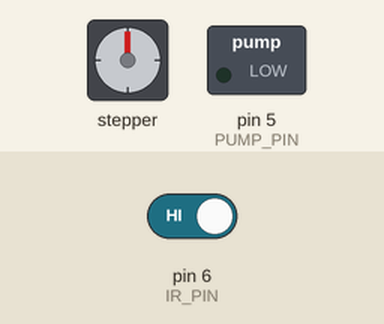
A sketch run on a simulated Arduino Uno, built with avr-gcc and run on an emulated ATmega328P. On the bench: stepper motor, switched loads named in the sketch (green lamp = pin HIGH). Wiring (inferred from the names in the program): stepper motor driver (200 steps per turn assumed): step pin 8; direction pin 9. Inputs (shaded band) come from the test bench; at power-on: pin 6 (IR_PIN) HIGH. Pins used as bus, display or sensor lines are not drawn.

Above: at 1.2 s.
1.3 s: pin 6 (IR_PIN) driven LOW
At 7.5 s:
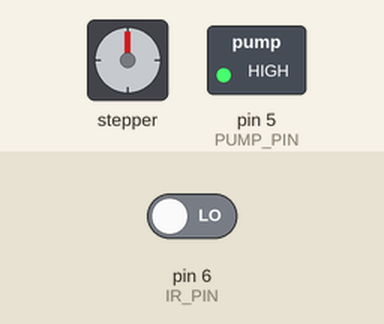
Timing chart, 0 to 9.0 s (numbered marks = the images above; inputs shaded):
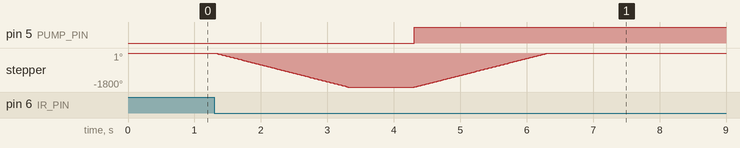

The sketch:

assembly.ino
```cpp
// Define stepper motor pins
#define IR_PIN 6
#define STEP_PIN 8
#define DIR_PIN 9

// Define air pump pin
#define PUMP_PIN 5

// Function to move a stepper motor
void moveStepper(int stepPin, int dirPin, int steps, bool direction)
{
    digitalWrite(dirPin, direction); // Set direction
    for (int i = 0; i < steps; i++)
    {
        digitalWrite(stepPin, HIGH);
        delayMicroseconds(1000); // Adjust speed by changing delay
        digitalWrite(stepPin, LOW);
        delayMicroseconds(1000);
    }
}

void setup()
{
    // Initialize stepper motor pins
    pinMode(STEP_PIN, OUTPUT);
    pinMode(DIR_PIN, OUTPUT);

    // Initialize air pump pin
    pinMode(PUMP_PIN, OUTPUT);

    // IR
    pinMode(IR_PIN, INPUT);

    // Initialize the air pump to be off
    digitalWrite(PUMP_PIN, LOW);
}

void loop()
{
    // Read IR sensor states
    int ir1State = digitalRead(IR_PIN);
    if (ir1State == LOW)
    {
        moveStepper(STEP_PIN, DIR_PIN, 1000, false);
        delay(1000);
        digitalWrite(PUMP_PIN, HIGH);
        moveStepper(STEP_PIN, DIR_PIN, 1000, true);
        delay(10000);
        moveStepper(STEP_PIN, DIR_PIN, 1000, false);
        delay(1000);
        digitalWrite(PUMP_PIN, LOW);
    }
}
```

Measured:
- after the input at 1.3 s, pin 5 (PUMP_PIN): LOW → HIGH after 3.0 s; stepper: turns 1800° counter-clockwise in 2.0 s, then 1800° clockwise in 2.0 s
